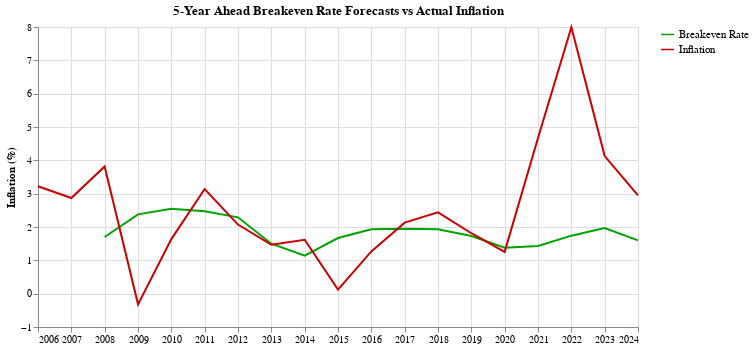

Source (notebook cell):
### Code cell
breakeven = melted_expectations[melted_expectations['type'].isin(['Breakeven Rate', 'Inflation'])]

color_scale = alt.Scale(domain=['Breakeven Rate', 'Inflation'],
                        range=['#00A300', '#CB0000'])

breakeven_CPI = alt.Chart(breakeven).mark_line().encode(
    x=alt.X('Year5:T', title=None),
    y=alt.Y('value:Q', title='Inflation (%)'),
    color=alt.Color('type:N', scale=color_scale, legend=alt.Legend(title=None, labelFontSize=11, symbolSize=170))
).properties(
    width=600,
    height=300,
    title='5-Year Ahead Breakeven Rate Forecasts vs Actual Inflation'
)


breakeven_CPI

### Figure 1 — Vega-Lite specification as saved in the notebook (floating-point values rounded to 4 significant figures)
{"config": {"view": {"continuousWidth": 300, "continuousHeight": 300}}, "data": {"name": "data-1aac1c32140dfdb25b85efcafda9cd99"}, "mark": {"type": "line"}, "encoding": {"color": {"field": "type", "legend": {"labelFontSize": 11, "symbolSize": 170, "title": null}, "scale": {"domain": ["Breakeven Rate", "Inflation"], "range": ["#00A300", "#CB0000"]}, "type": "nominal"}, "x": {"field": "Year5", "title": null, "type": "temporal"}, "y": {"field": "value", "title": "Inflation (%)", "type": "quantitative"}}, "height": 300, "title": "5-Year Ahead Breakeven Rate Forecasts vs Actual Inflation", "width": 600, "$schema": "https://vega.github.io/schema/vega-lite/v5.20.1.json", "datasets": {"data-1aac1c32140dfdb25b85efcafda9cd99": [{"Year5": "1/1/2006", "type": "Breakeven Rate", "value": null}, {"Year5": "1/1/2007", "type": "Breakeven Rate", "value": null}, {"Year5": "1/1/2008", "type": "Breakeven Rate", "value": 1.7}, {"Year5": "1/1/2009", "type": "Breakeven Rate", "value": 2.38}, {"Year5": "1/1/2010", "type": "Breakeven Rate", "value": 2.55}, {"Year5": "1/1/2011", "type": "Breakeven Rate", "value": 2.47}, {"Year5": "1/1/2012", "type": "Breakeven Rate", "value": 2.29}, {"Year5": "1/1/2013", "type": "Breakeven Rate", "value": 1.5}, {"Year5": "1/1/2014", "type": "Breakeven Rate", "value": 1.14}, {"Year5": "1/1/2015", "type": "Breakeven Rate", "value": 1.67}, {"Year5": "1/1/2016", "type": "Breakeven Rate", "value": 1.93}, {"Year5": "1/1/2017", "type": "Breakeven Rate", "value": 1.95}, {"Year5": "1/1/2018", "type": "Breakeven Rate", "value": 1.93}, {"Year5": "1/1/2019", "type": "Breakeven Rate", "value": 1.73}, {"Year5": "1/1/2020", "type": "Breakeven Rate", "value": 1.38}, {"Year5": "1/1/2021", "type": "Breakeven Rate", "value": 1.43}, {"Year5": "1/1/2022", "type": "Breakeven Rate", "value": 1.74}, {"Year5": "1/1/2023", "type": "Breakeven Rate", "value": 1.97}, {"Year5": "1/1/2024", "type": "Breakeven Rate", "value": 1.6}, {"Year5": null, "type": "Breakeven Rate", "value": 1.32}, {"Year5": null, "type": "Breakeven Rate", "value": 2.55}, {"Year5": null, "type": "Breakeven Rate", "value": 2.78}, {"Year5": null, "type": "Breakeven Rate", "value": 2.25}, {"Year5": null, "type": "Breakeven Rate", "value": 2.25}, {"Year5": "1/1/2006", "type": "Inflation", "value": 3.222}, {"Year5": "1/1/2007", "type": "Inflation", "value": 2.871}, {"Year5": "1/1/2008", "type": "Inflation", "value": 3.815}, {"Year5": "1/1/2009", "type": "Inflation", "value": -0.3204}, {"Year5": "1/1/2010", "type": "Inflation", "value": 1.637}, {"Year5": "1/1/2011", "type": "Inflation", "value": 3.14}, {"Year5": "1/1/2012", "type": "Inflation", "value": 2.073}, {"Year5": "1/1/2013", "type": "Inflation", "value": 1.466}, {"Year5": "1/1/2014", "type": "Inflation", "value": 1.615}, {"Year5": "1/1/2015", "type": "Inflation", "value": 0.1211}, {"Year5": "1/1/2016", "type": "Inflation", "value": 1.267}, {"Year5": "1/1/2017", "type": "Inflation", "value": 2.131}, {"Year5": "1/1/2018", "type": "Inflation", "value": 2.439}, {"Year5": "1/1/2019", "type": "Inflation", "value": 1.813}, {"Year5": "1/1/2020", "type": "Inflation", "value": 1.253}, {"Year5": "1/1/2021", "type": "Inflation", "value": 4.679}, {"Year5": "1/1/2022", "type": "Inflation", "value": 7.993}, {"Year5": "1/1/2023", "type": "Inflation", "value": 4.128}, {"Year5": "1/1/2024", "type": "Inflation", "value": 2.952}, {"Year5": null, "type": "Inflation", "value": null}, {"Year5": null, "type": "Inflation", "value": null}, {"Year5": null, "type": "Inflation", "value": null}, {"Year5": null, "type": "Inflation", "value": null}, {"Year5": null, "type": "Inflation", "value": null}]}}
